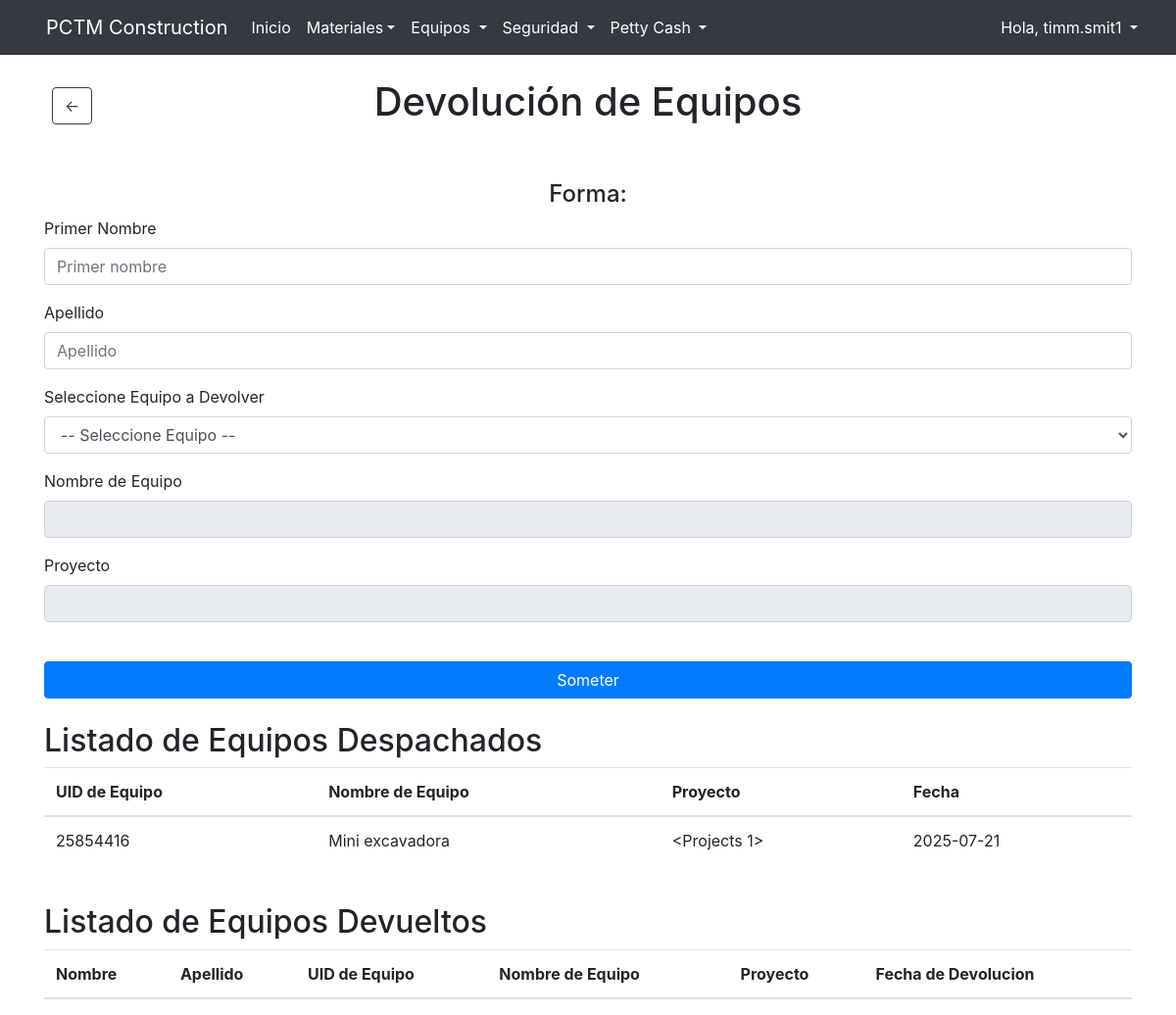
Page /return (signed in) on the committed database.
### website/models.py (models this page shows)
class User(db.Model, UserMixin):
    id = db.Column(db.Integer, primary_key=True)
    email = db.Column(db.String(150), unique = True)
    username = db.Column(db.String(10), unique = True)
    password = db.Column(db.String(150))
    first_name = db.Column(db.String(150))
    last_name = db.Column(db.String(150))
    group = db.Column(db.String(50), default='standard')

class Dispatch(db.Model):
    id = db.Column(db.Integer, primary_key = True)
    firstname = db.Column(db.String(50))
    lastname = db.Column(db.String(50))
    project_id = db.Column(db.Integer, db.ForeignKey('projects.id'), nullable=False)
    project = db.relationship('Projects', backref='dispatch')
    date = db.Column(db.DateTime(timezone=True), default=func.now())
    equipID = db.Column(db.Integer, db.ForeignKey('equip.id'), nullable=False)

class Equip(db.Model):
    id = db.Column(db.Integer, primary_key = True)
    equipKey = db.Column(db.String(8))
    name = db.Column(db.String(50))
    desc = db.Column(db.String(150))
    disp = db.relationship("Dispatch", backref='Equip', lazy=True)

### website/views.py (the view, shortened to what this page needs)
@views.route('/return', methods=['GET', 'POST'])
@login_required
def equip_return():
    dispatched = (db.session.query(Dispatch).outerjoin(Return).filter(Return.id.is_(None)).all())
    all_returns = Return.query.order_by(Return.date.desc()).all()
    all_projects=Projects.query.all()
    return_list = Return.query.all()
    return render_template("return.html", user = current_user, return_list=return_list, dispatched_items = dispatched, all_returns = all_returns, all_projects=all_projects)

### website/templates/return.html (shortened to what this page needs)
{% extends "base.html"%} {% block title %}Equipment: Return{% endblock %} {% block content
    %}
    <br />
    <div class="mb-4">
      <div class="position-relative" style="height: 56px;">
        <a href="#"
           onclick="history.go(-1)"
           class="btn btn-outline-dark position-absolute"
           style="top: 50%; left: 0; transform: translateY(-50%); margin-left: 8px;">
          &#8592;
        </a>
        <h1 class="mb-0 position-absolute w-100 text-center"
            style="pointer-events: none;" >
          Devolución de Equipos
        </h1>
      </div>
  </div>
    <br />
    <form method="POST">
      <h4 align="center">Forma:</h4>
      <div class="form-group">
        <label for="firstNameRetrun"> Primer Nombre</label>
        <input
          type="text"
          class="form-control"
          id="firstNameReturn"
          name="firstNameReturn"
          placeholder="Primer nombre"
        />
      </div>
      <div class="form-group">
        <label for="lastNameReturn"> Apellido</label>
        <input
          type="text"
          class="form-control"
          id="lastNameReturn"
          name="lastNameReturn"
          placeholder="Apellido"
        />
      </div>
      <div class="form-group">
        <label for="DispID"> Seleccione Equipo a Devolver</label>
        <select name="DispID" id="DispID" class="form-control" required>
          <option value="" disabled selected>-- Seleccione Equipo --</option>
        </select>
      </div>
      <div class="form-group">
        <label> Nombre de Equipo</label>
        <input
          type="text"
          class="form-control"
          id="equip_name"
          readonly
        />
      </div>
      <div class="form-group">
        <label> Proyecto</label>
        <input
          type="text"
          class="form-control"
          id="equip_project"
          readonly
        />
      </div>
      <br />
      <button type="submit" class="btn btn-primary btn-block"> Someter</button>
    </form>
    <br/>
    <h2 align="'center">Listado de Equipos Despachados</h2>
    <table class="table table-stripped">
        <thead>
            <tr>
                <th>UID de Equipo</th>
                <th>Nombre de Equipo</th>
                <th>Proyecto</th>
                <th>Fecha</th>
            </tr>
        </thead>
        <tbody>
            {% for d in dispatched_items %}
            <tr>
                <td>{{ d.Equip.equipKey }}</td>
                <td>{{ d.Equip.name }}</td>
                <td>{{ d.project }}</td>
                <td>{{ d.date.strftime('%Y-%m-%d')  }}</td>
            </tr>
            {% endfor %}
        </tbody>
    </table>
    <br/>
    <h2>Listado de Equipos Devueltos</h2>
    <table class="table table-stripped">
        <thead>
            <tr>
                <th>Nombre</th>
                <th>Apellido</th>
                <th>UID de Equipo</th>
                <th>Nombre de Equipo</th>
                <th>Proyecto</th>
                <th>Fecha de Devolucion</th>
            </tr>
        </thead>
    </table>
    {% endblock %}

### website/templates/base.html (shortened to what this page needs)
<!DOCTYPE html>
<html>
  <head>
    <link
      rel="stylesheet"
      href="https://stackpath.bootstrapcdn.com/bootstrap/4.4.1/css/bootstrap.min.css"
    />
    <link
      rel="stylesheet"
      href="https://stackpath.bootstrapcdn.com/font-awesome/4.7.0/css/font-awesome.min.css"
    />
    <link rel="stylesheet" href="https://cdn.jsdelivr.net/npm/bootstrap-icons@1.11.3/font/bootstrap-icons.min.css">
    <link rel="stylesheet" href="https://stackpath.bootstrapcdn.com/bootstrap/4.5.2/css/bootstrap.min.css">
  </head>
  <body>
    <nav class="navbar navbar-expand-lg navbar-dark bg-dark">
      <div class="container-fluid">
        <div class="d-flex align-items-center">
          <a class="navbar-brand me-2" href="#">PCTM Construction</a>
        </div>
        <div class="collapse navbar-collapse " id="navbar">
          <ul class="navbar-nav w-100 d-flex flex-column flex-lg-row">
            {% if user.is_authenticated %}
            <li class="nav-item">
              <a class="nav-link text-white" id="home" href="/">Inicio</a>
            </li>
            <li class="nav-item dropdown">
              <a class="nav-link dropdown-toggle text-white" id="navbarDropdown" href="#" role="button" data-toggle="dropdown" aria-haspopup="true" aria-expanded="false">Materiales</a>
            </li>
            <li class="nav-item dropdown">
              <a class="nav-link dropdown-toggle text-white" href="#" id="navbarDropdown" role="button" data-toggle="dropdown" aria-haspopup="true" aria-expanded="false">
                Equipos
              </a>
            </li>
            <li class="nav-item dropdown">
              <a class="nav-link dropdown-toggle text-white" href="#" id="navbarDropdown" role="button" data-toggle="dropdown" aria-haspopup="true" aria-expanded="false">
                Seguridad
              </a>
            </li>
            <li class="nav-item dropdown">
              <a class="nav-link dropdown-toggle text-white" href="#" id="navbarDropdown" role="button" data-toggle="dropdown" aria-haspopup="true" aria-expanded="false">
                Petty Cash
              </a>
            </li>
            {% endif %}
          </ul>
          <ul class="navbar-nav ms-auto">
            {% if user.is_authenticated %}
            <li class="nav-item dropdown">
              <a class="nav-link dropdown-toggle text-white" href="#" id="navbarDropdown" role="button" data-toggle="dropdown" aria-haspopup="true" aria-expanded="false">
                Hola, {{ user.username }}
              </a>
            </li>
            {% endif %}
          </ul>
        </div>
      </div>
    </nav>
    <div class="container">{% block content %} {% endblock %}</div>
  </body>
</html>

### rows in the picture
User: username "timm.smit1"
Dispatch: Equip.equipKey "25854416", Equip.name "Mini excavadora", project "<Projects 1>", date "2025-07-21"
